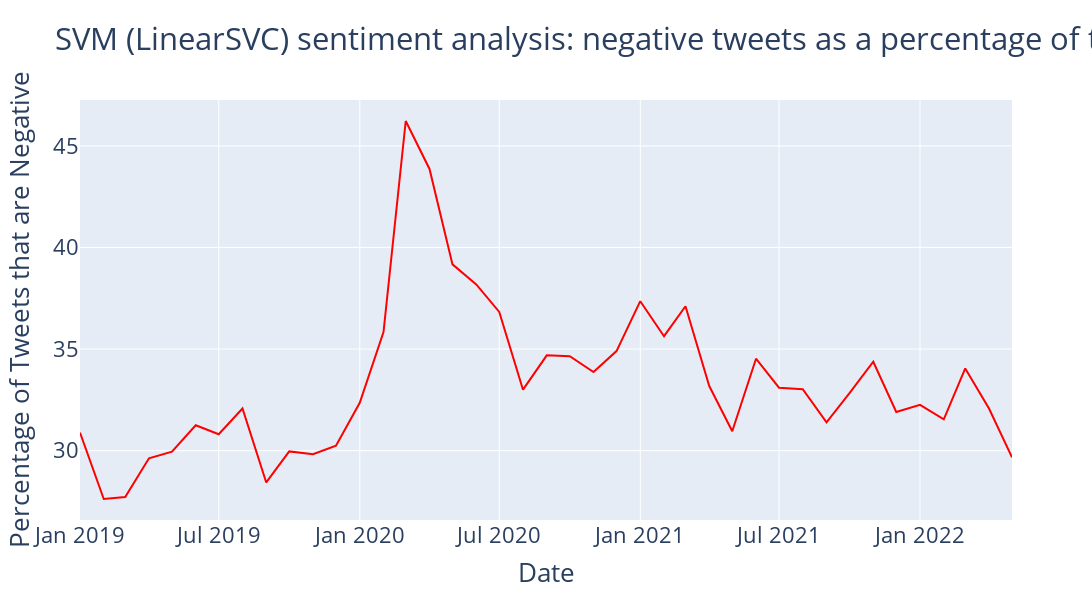

Source (notebook cell):
### Code cell
negativeSentimentProportionDf['month'] = pd.to_datetime(negativeSentimentProportionDf["day"]).dt.to_period('M').dt.start_time
monthAvgNegativeSentimentProportionDf = negativeSentimentProportionDf.groupby("month").percentNegative.agg('mean').reset_index()
fig = px.line(monthAvgNegativeSentimentProportionDf, x='month', y='percentNegative', title = "SVM (LinearSVC) sentiment analysis: negative tweets as a percentage of total Tweets collected per month", width=1800, height=600,

labels={
                     "month": "Date",
                     "percentNegative": "Percentage of Tweets that are Negative"
                 }
)

fig.update_traces(line_color='red')
fig.update_layout(font = dict(size = 22))         
fig.show()

### Figure 1 — Plotly figure (JSON) as saved in the notebook; plotly's stock layout.template omitted (floating-point values rounded to 4 significant figures)
{"data": [{"hovertemplate": "Date=%{x}<br>Percentage of Tweets that are Negative=%{y}<extra></extra>", "legendgroup": "", "line": {"color": "red", "dash": "solid"}, "marker": {"symbol": "circle"}, "mode": "lines", "name": "", "orientation": "v", "showlegend": false, "type": "scatter", "x": ["2019-01-01T00:00:00", "2019-02-01T00:00:00", "2019-03-01T00:00:00", "2019-04-01T00:00:00", "2019-05-01T00:00:00", "2019-06-01T00:00:00", "2019-07-01T00:00:00", "2019-08-01T00:00:00", "2019-09-01T00:00:00", "2019-10-01T00:00:00", "2019-11-01T00:00:00", "2019-12-01T00:00:00", "2020-01-01T00:00:00", "2020-02-01T00:00:00", "2020-03-01T00:00:00", "2020-04-01T00:00:00", "2020-05-01T00:00:00", "2020-06-01T00:00:00", "2020-07-01T00:00:00", "2020-08-01T00:00:00", "2020-09-01T00:00:00", "2020-10-01T00:00:00", "2020-11-01T00:00:00", "2020-12-01T00:00:00", "2021-01-01T00:00:00", "2021-02-01T00:00:00", "2021-03-01T00:00:00", "2021-04-01T00:00:00", "2021-05-01T00:00:00", "2021-06-01T00:00:00", "2021-07-01T00:00:00", "2021-08-01T00:00:00", "2021-09-01T00:00:00", "2021-10-01T00:00:00", "2021-11-01T00:00:00", "2021-12-01T00:00:00", "2022-01-01T00:00:00", "2022-02-01T00:00:00", "2022-03-01T00:00:00", "2022-04-01T00:00:00", "2022-05-01T00:00:00"], "xaxis": "x", "y": [30.89, 27.62, 27.72, 29.62, 29.95, 31.25, 30.81, 32.08, 28.44, 29.96, 29.82, 30.24, 32.36, 35.84, 46.22, 43.86, 39.17, 38.18, 36.83, 33.0, 34.69, 34.65, 33.87, 34.9, 37.36, 35.63, 37.11, 33.18, 30.96, 34.52, 33.1, 33.03, 31.4, 32.83, 34.38, 31.9, 32.26, 31.54, 34.04, 32.07, 29.67], "yaxis": "y"}], "layout": {"font": {"size": 22}, "height": 600, "legend": {"tracegroupgap": 0}, "title": {"text": "SVM (LinearSVC) sentiment analysis: negative tweets as a percentage of total Tweets collected per month"}, "width": 1800, "xaxis": {"anchor": "y", "domain": [0, 1], "title": {"text": "Date"}}, "yaxis": {"anchor": "x", "domain": [0, 1], "title": {"text": "Percentage of Tweets that are Negative"}}}}
